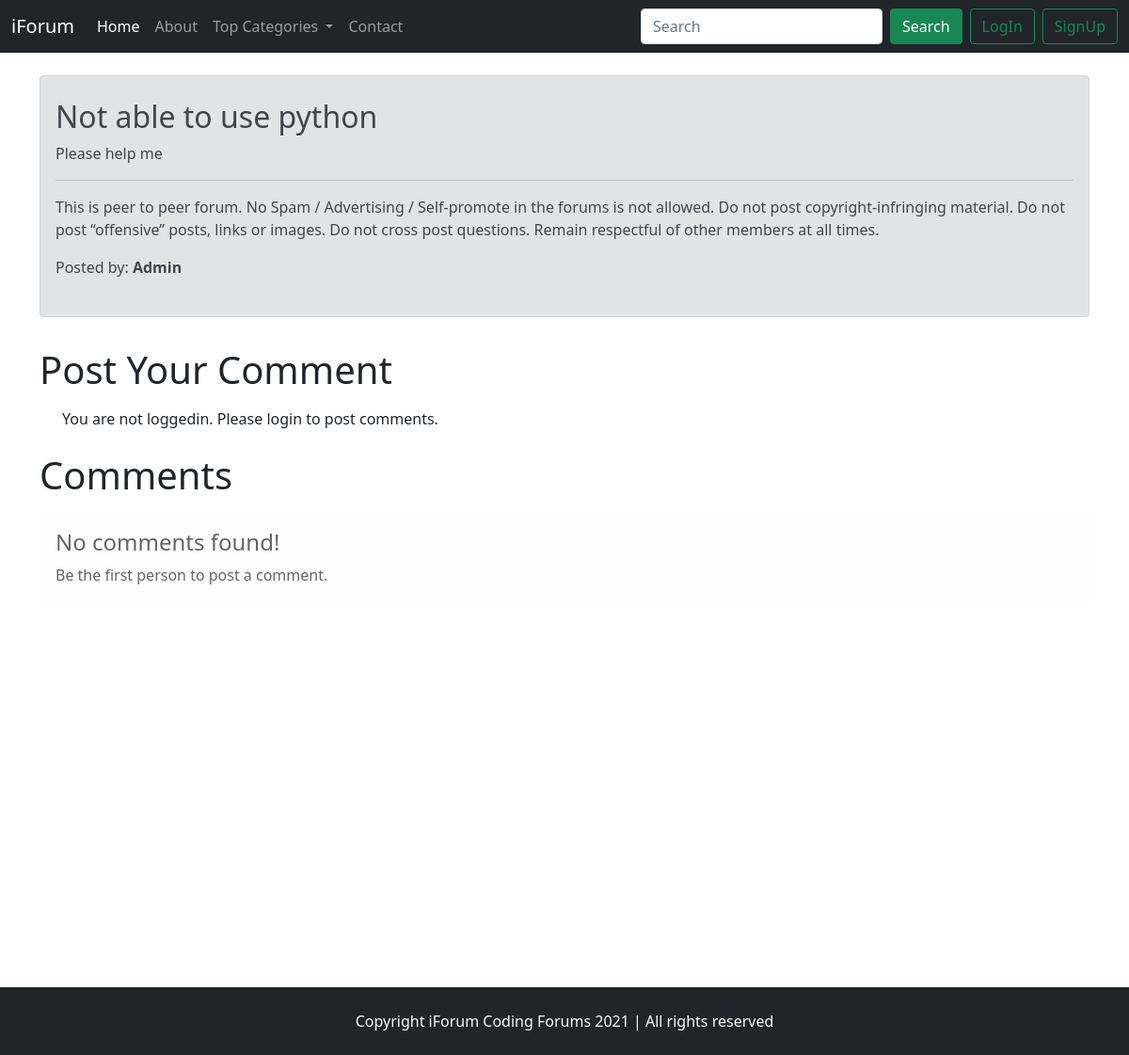
Page /thread.php?threadid=2 on the committed database.
### tables this page shows
CREATE TABLE `threads` (
  `thread_id` int(10) NOT NULL,
  `thread_title` varchar(255) NOT NULL,
  `thread_desc` text NOT NULL,
  `thread_cat_id` int(10) NOT NULL,
  `thread_user_id` int(10) NOT NULL,
  `timestamp` datetime NOT NULL DEFAULT current_timestamp()
);

CREATE TABLE `users` (
  `sno` int(8) NOT NULL,
  `user_name` varchar(30) NOT NULL,
  `user_email` varchar(30) NOT NULL,
  `user_pass` varchar(255) NOT NULL,
  `timestamp` datetime NOT NULL DEFAULT current_timestamp()
);

### thread.php (the view, shortened to what this page needs)
<!doctype html>
<html lang="en">
<head>
    <link href="https://cdn.jsdelivr.net/npm/bootstrap@5.1.3/dist/css/bootstrap.min.css" rel="stylesheet"
>
    <link rel="stylesheet" href="./css/style.css">
</head>
<body>
    <?php include "./partials/_dbconnect.php"; ?>
    <?php include "./partials/_header.php"; ?>
    <?php
        $id = $_GET['threadid'];
        $sql = "SELECT * FROM `threads` WHERE `thread_id` = '$id'";
        $result = mysqli_query($conn, $sql);
        $num = mysqli_num_rows($result);
        if($num > 0 ){
            while($row = mysqli_fetch_assoc($result)){
                $title = $row['thread_title'];
                $decs = $row['thread_desc'];
                $thread_user_id = $row['thread_user_id'];
            }
        }
    ?>
    <?php
        $sqlu = "SELECT `user_name` FROM `users` WHERE `sno`='$thread_user_id'";
        $resultu = mysqli_query($conn, $sqlu);
        $rowu = mysqli_fetch_assoc($resultu);
        $postedBy = $rowu['user_name'];
    ?>
    <div class="container my-4">
        <div class="alert alert-secondary py-4" role="alert">
            <h2 class="alert-heading"><?php echo $title; ?></h2>
            <p><?php echo $decs; ?></p>
            <hr>
            <p class="mb-3">This is peer to peer forum.
                No Spam / Advertising / Self-promote in the forums is not allowed. Do not post copyright-infringing
                material. Do not post “offensive” posts, links or images. Do not cross post questions. Remain respectful
                of other members at all times.
            </p>
            <p>Posted by: <b><?php echo $postedBy; ?></b></p>
        </div>
    </div>
    <?php
        if(isset($_SESSION['loggedin']) && $_SESSION['loggedin']==true){
            echo'
            <div class="container my-3">
                <h1 class="py-2">Post Your Comment</h1>
                <form action="' . $_SERVER["REQUEST_URI"] . '" method="post" >
                    <div class="mb-3">
                        <label for="comment" class="form-label">Write Your Comment</label>
                        <textarea class="form-control" aria-label="With textarea" id="comment" name="comment" row="3"></textarea>
                        <input type="hidden" value="' . $_SESSION['userid'] . '" name="user_id">
                    </div>
                    <button type="submit" class="btn btn-success">Post Comment</button>
                </form>
            </div>';
        }
        else{
            echo '
            <div class="container">
                <h1 class="py-2">Post Your Comment</h1>
                <p class="px-4">You are not loggedin. Please login to post comments.</p>
            </div>';
        }
    ?>
    <div class="container mb-5" id="ques">
        <h1 class="py-2">Comments</h1>
        <?php
            $noResult = true;
            if($noResult){
                echo '
                    <div class="alert alert-light" role="alert">
                        <h4 class="alert-heading">No comments found!</h4>
                        <p class="mb-0">Be the first person to post a comment.</p>
                    </div>';
            }
        ?>
    </div>
    <?php include "./partials/_footer.php"; ?>
</body>
</html>

### css/style.css (style rules this page uses)
#ques, .contact, .serachResults { min-height: 66vh; }

### rows in the picture
threads: thread_title "Not able to use python", thread_desc "Please help me"
users: user_name "Admin"
